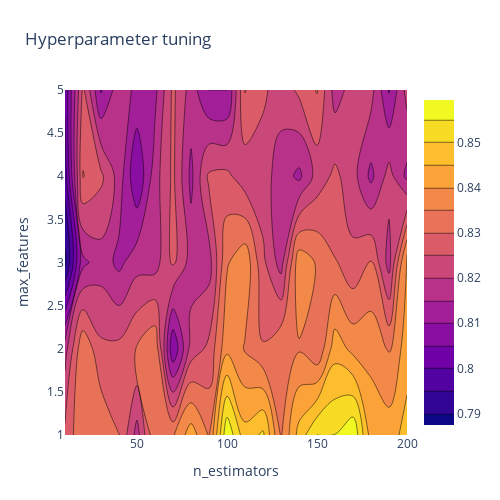

The notebook cell this image was saved under:
### Markdown cell above
Now, we will be visualizing the landscape of the 2 hyperparameters that we are tuning and their influence on the accuracy score with some impressive graphs

### Code cell
import plotly.graph_objects as go

# X and Y axes labels
layout = go.Layout(
            xaxis=go.layout.XAxis(
              title=go.layout.xaxis.Title(
              text='n_estimators')
             ),
             yaxis=go.layout.YAxis(
              title=go.layout.yaxis.Title(
              text='max_features') 
            ) )

fig = go.Figure(data = [go.Contour(z=z, x=x, y=y)], layout=layout )

fig.update_layout(title='Hyperparameter tuning', autosize=False,
                  width=500, height=500,
                  margin=dict(l=65, r=50, b=65, t=90))

fig.show()

### Figure 1 — Plotly figure (JSON) as saved in the notebook; plotly's stock layout.template omitted (floating-point values rounded to 4 significant figures)
{"data": [{"type": "contour", "x": [10, 20, 30, 40, 50, 60, 70, 80, 90, 100, 110, 120, 130, 140, 150, 160, 170, 180, 190, 200], "y": [1, 2, 3, 4, 5], "z": [[0.8261, 0.8345, 0.8344, 0.8304, 0.8179, 0.8342, 0.8344, 0.8428, 0.8345, 0.8593, 0.8469, 0.851, 0.8344, 0.8469, 0.8551, 0.8551, 0.8594, 0.8428, 0.8427, 0.8469], [0.8179, 0.8344, 0.8261, 0.8264, 0.8303, 0.8344, 0.8054, 0.8219, 0.8262, 0.8387, 0.8345, 0.8304, 0.8344, 0.8345, 0.8304, 0.8429, 0.8385, 0.8386, 0.8344, 0.8429], [0.7886, 0.8137, 0.8177, 0.8137, 0.818, 0.8178, 0.8261, 0.8179, 0.8179, 0.8344, 0.8386, 0.8262, 0.8178, 0.8386, 0.8344, 0.8304, 0.8263, 0.8303, 0.8179, 0.8428], [0.7974, 0.8303, 0.8261, 0.8179, 0.8054, 0.8178, 0.8261, 0.8137, 0.8262, 0.8262, 0.8219, 0.822, 0.8178, 0.8138, 0.822, 0.8262, 0.8219, 0.8137, 0.822, 0.8137], [0.8012, 0.8262, 0.8094, 0.8179, 0.8137, 0.8136, 0.8261, 0.8178, 0.8095, 0.8094, 0.8303, 0.8261, 0.822, 0.8261, 0.8304, 0.8178, 0.822, 0.822, 0.8095, 0.8219]]}], "layout": {"autosize": false, "height": 500, "margin": {"b": 65, "l": 65, "r": 50, "t": 90}, "title": {"text": "Hyperparameter tuning"}, "width": 500, "xaxis": {"title": {"text": "n_estimators"}}, "yaxis": {"title": {"text": "max_features"}}}}
